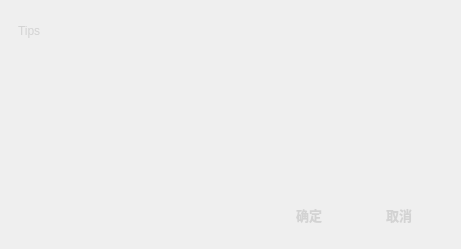
<?xml version="1.0" encoding="UTF-8"?>
<ui version="4.0">
 <class>Dialog</class>
 <widget class="QDialog" name="Dialog">
  <property name="geometry">
   <rect>
    <x>0</x>
    <y>0</y>
    <width>461</width>
    <height>249</height>
   </rect>
  </property>
  <property name="windowTitle">
   <string>Dialog</string>
  </property>
  <property name="styleSheet">
   <string notr="true">#Dialog{
	background-image: url(:/MouseDrv/skins/msg_nr.png);
}
QLabel{
    color: lightgray;
}
QPushButton{
    color: lightgray;
    font: bold 10pt;
    border:none;
    background:url(:/MouseDrv/skins/btn_nr.png);
}
QPushButton:hover{
    background:url(:/MouseDrv/skins/btn_ov.png);
}
#btnExit{
    background:url(:/MouseDrv/skins/exit_nr.png);
}
#btnExit:hover{
    background:url(:/MouseDrv/skins/exit_ov.png);
}</string>
  </property>
  <widget class="QWidget" name="layoutWidget">
   <property name="geometry">
    <rect>
     <x>20</x>
     <y>250</y>
     <width>351</width>
     <height>33</height>
    </rect>
   </property>
   <layout class="QHBoxLayout">
    <property name="spacing">
     <number>6</number>
    </property>
    <property name="margin">
     <number>0</number>
    </property>
    <item>
     <spacer>
      <property name="orientation">
       <enum>Qt::Horizontal</enum>
      </property>
      <property name="sizeHint" stdset="0">
       <size>
        <width>131</width>
        <height>31</height>
       </size>
      </property>
     </spacer>
    </item>
    <item>
     <widget class="QPushButton" name="okButton">
      <property name="text">
       <string>OK</string>
      </property>
     </widget>
    </item>
    <item>
     <widget class="QPushButton" name="cancelButton">
      <property name="text">
       <string>Cancel</string>
      </property>
     </widget>
    </item>
   </layout>
  </widget>
  <widget class="QPushButton" name="btnExit">
   <property name="geometry">
    <rect>
     <x>420</x>
     <y>20</y>
     <width>27</width>
     <height>27</height>
    </rect>
   </property>
   <property name="text">
    <string/>
   </property>
  </widget>
  <widget class="QPushButton" name="btnOk">
   <property name="geometry">
    <rect>
     <x>265</x>
     <y>197</y>
     <width>88</width>
     <height>35</height>
    </rect>
   </property>
   <property name="text">
    <string>确定</string>
   </property>
  </widget>
  <widget class="QPushButton" name="btnCancel">
   <property name="geometry">
    <rect>
     <x>355</x>
     <y>197</y>
     <width>88</width>
     <height>35</height>
    </rect>
   </property>
   <property name="text">
    <string>取消</string>
   </property>
  </widget>
  <widget class="QLabel" name="labelTips">
   <property name="geometry">
    <rect>
     <x>18</x>
     <y>23</y>
     <width>121</width>
     <height>16</height>
    </rect>
   </property>
   <property name="text">
    <string>Tips</string>
   </property>
  </widget>
  <widget class="QWidget" name="centerWidget" native="true">
   <property name="geometry">
    <rect>
     <x>60</x>
     <y>59</y>
     <width>331</width>
     <height>111</height>
    </rect>
   </property>
  </widget>
 </widget>
 <resources>
  <include location="mousedrv.qrc"/>
 </resources>
 <connections>
  <connection>
   <sender>okButton</sender>
   <signal>clicked()</signal>
   <receiver>Dialog</receiver>
   <slot>accept()</slot>
   <hints>
    <hint type="sourcelabel">
     <x>278</x>
     <y>253</y>
    </hint>
    <hint type="destinationlabel">
     <x>96</x>
     <y>254</y>
    </hint>
   </hints>
  </connection>
  <connection>
   <sender>cancelButton</sender>
   <signal>clicked()</signal>
   <receiver>Dialog</receiver>
   <slot>reject()</slot>
   <hints>
    <hint type="sourcelabel">
     <x>369</x>
     <y>253</y>
    </hint>
    <hint type="destinationlabel">
     <x>179</x>
     <y>282</y>
    </hint>
   </hints>
  </connection>
 </connections>
</ui>
